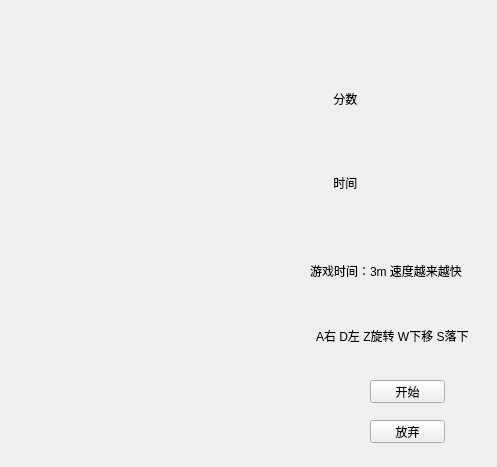
<?xml version="1.0" encoding="UTF-8"?>
<ui version="4.0">
 <class>TimeGame</class>
 <widget class="QWidget" name="TimeGame">
  <property name="geometry">
   <rect>
    <x>0</x>
    <y>0</y>
    <width>497</width>
    <height>467</height>
   </rect>
  </property>
  <property name="windowTitle">
   <string>Form</string>
  </property>
  <widget class="QPushButton" name="pushButton_2">
   <property name="geometry">
    <rect>
     <x>370</x>
     <y>380</y>
     <width>75</width>
     <height>23</height>
    </rect>
   </property>
   <property name="text">
    <string>开始</string>
   </property>
  </widget>
  <widget class="QLabel" name="label">
   <property name="geometry">
    <rect>
     <x>310</x>
     <y>300</y>
     <width>181</width>
     <height>71</height>
    </rect>
   </property>
   <property name="text">
    <string>  A右 D左 Z旋转 W下移 S落下</string>
   </property>
  </widget>
  <widget class="QPushButton" name="pushButton_3">
   <property name="geometry">
    <rect>
     <x>370</x>
     <y>420</y>
     <width>75</width>
     <height>23</height>
    </rect>
   </property>
   <property name="text">
    <string>放弃</string>
   </property>
  </widget>
  <widget class="QLabel" name="label_4">
   <property name="geometry">
    <rect>
     <x>310</x>
     <y>250</y>
     <width>161</width>
     <height>41</height>
    </rect>
   </property>
   <property name="text">
    <string>游戏时间：3m 速度越来越快</string>
   </property>
  </widget>
  <widget class="QWidget" name="">
   <property name="geometry">
    <rect>
     <x>320</x>
     <y>60</y>
     <width>161</width>
     <height>161</height>
    </rect>
   </property>
   <layout class="QGridLayout" name="gridLayout">
    <item row="0" column="0">
     <widget class="QLabel" name="label_2">
      <property name="text">
       <string>    分数</string>
      </property>
     </widget>
    </item>
    <item row="0" column="1">
     <widget class="QLabel" name="Score1">
      <property name="text">
       <string/>
      </property>
     </widget>
    </item>
    <item row="1" column="0">
     <widget class="QLabel" name="label_3">
      <property name="text">
       <string>    时间</string>
      </property>
     </widget>
    </item>
    <item row="1" column="1">
     <widget class="QLabel" name="Time1">
      <property name="text">
       <string/>
      </property>
     </widget>
    </item>
   </layout>
  </widget>
 </widget>
 <resources/>
 <connections/>
</ui>
